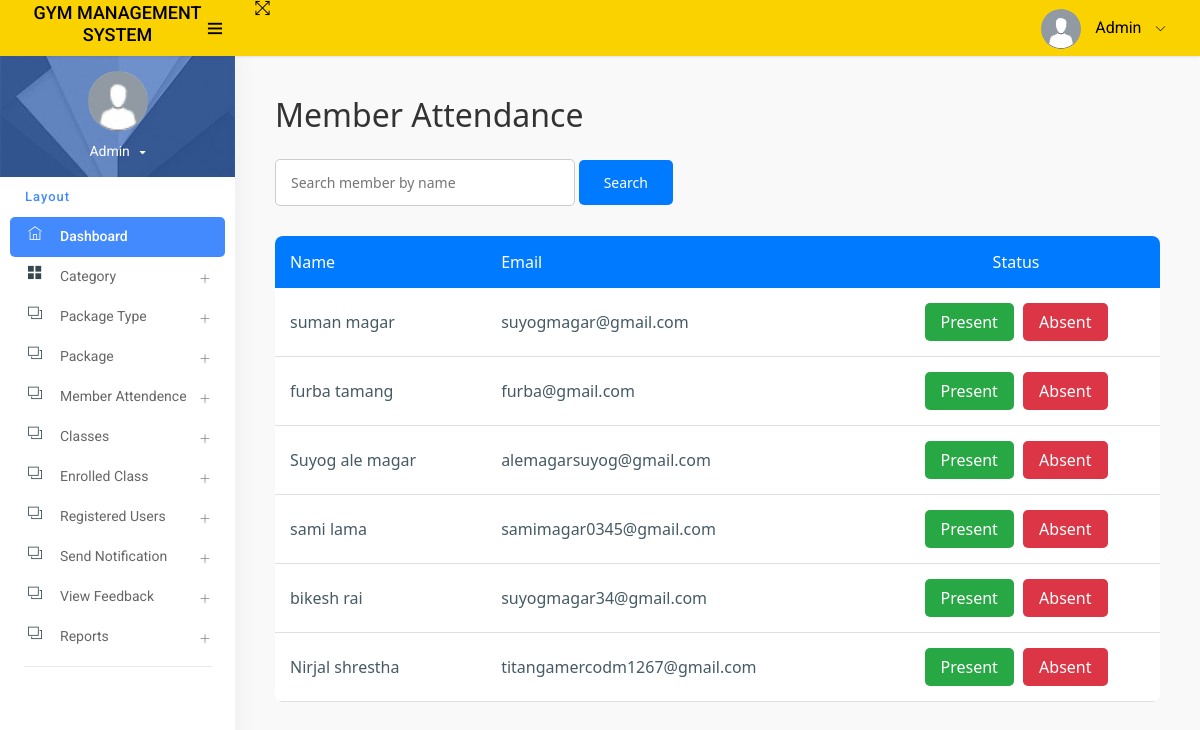
Page /member_attendance/ on the committed database.
### app/models.py (models this page shows, shortened)
class Signup(models.Model):
    user = models.OneToOneField(User, on_delete=models.CASCADE, null=True)  # One-to-One link with User
    profile_pic = models.ImageField(upload_to='profile_pics/', null=True, blank=True)
    mobile = models.CharField(max_length=15, null=True)
    state = models.CharField(max_length=150, null=True)
    city = models.CharField(max_length=150, null=True)
    address = models.CharField(max_length=200, null=True)
    creationdate = models.DateTimeField(auto_now_add=True)

### app/views.py (the view)
# urls.py: path('member_attendance/', member_attendance, name='member_attendance'),
def member_attendance(request):
    query = request.GET.get('q', '')
    members = Signup.objects.filter(user__username__icontains=query) if query else Signup.objects.all()
    if request.method == 'POST':
        member_id = request.POST.get('member_id')
        status = request.POST.get('status')
        if member_id and status:
            member = Signup.objects.get(id=member_id)
            MemberAttendance.objects.create(member=member, status=status)
    context = {
        'members': members,
        'query': query,
    }
    return render(request, 'admin/member_attendance.html', context)

### templates/admin/member_attendance.html (shortened to what this page needs)
{% extends 'admin_base.html' %}
{% load static %}
{% block main %}
<div style="padding: 40px; background-color: #f9f9f9; min-height: 100vh; font-family: 'Segoe UI', sans-serif;">
    <h2 style="margin-bottom: 25px; color: #333;">Member Attendance</h2>
    <form method="get" style="margin-bottom: 30px;">
        <input type="text" name="q" placeholder="Search member by name" value="{{ query }}"
               style="padding: 12px 15px; width: 300px; border: 1px solid #ccc; border-radius: 5px;">
        <button type="submit"
                style="padding: 12px 25px; background-color: #007BFF; color: white; border: none; border-radius: 5px; cursor: pointer;">
            Search
        </button>
    </form>
    <div style="overflow-x: auto;">
        <table style="width: 100%; border-collapse: collapse; background-color: white; border-radius: 8px; overflow: hidden;">
            <thead>
                <tr style="background-color: #007BFF; color: white;">
                    <th style="padding: 15px; text-align: left;">Name</th>
                    <th style="padding: 15px; text-align: left;">Email</th>
                    <th style="padding: 15px; text-align: center;">Status</th>
                </tr>
            </thead>
            <tbody>
                {% for member in members %}
                <tr style="border-bottom: 1px solid #e0e0e0; transition: background-color 0.3s;" onmouseover="this.style.backgroundColor='#f1f1f1'" onmouseout="this.style.backgroundColor='white'">
                    <td style="padding: 15px;">{{ member.user.first_name }} {{ member.user.last_name }}</td>
                    <td style="padding: 15px;">{{ member.user.email }}</td>
                    <td style="padding: 15px; text-align: center;">
                        {% if member.attendance_status == "Present" %}
                            <span style="color: green; font-weight: bold;">Present</span>
                        {% elif member.attendance_status == "Absent" %}
                            <span style="color: red; font-weight: bold;">Absent</span>
                        {% else %}
                            <form method="post" action="{% url 'mark_attendance' member.id 'Present' %}" style="display: inline;">
                                <button type="submit"
                                        style="background-color: #28a745; color: white; padding: 8px 16px; border: none; border-radius: 5px; margin-right: 5px; cursor: pointer;">
                                    Present
                                </button>
                            </form>
                            <form method="post" action="{% url 'mark_attendance' member.id 'Absent' %}" style="display: inline;">
                                <button type="submit"
                                        style="background-color: #dc3545; color: white; padding: 8px 16px; border: none; border-radius: 5px; cursor: pointer;">
                                    Absent
                                </button>
                            </form>
                        {% endif %}
                    </td>
                </tr>
                {% empty %}
                <tr>
                    <td colspan="3" style="padding: 20px; text-align: center; color: #888;">No members found.</td>
                </tr>
                {% endfor %}
            </tbody>
        </table>
    </div>
</div>
{% endblock %}

### rows in the picture
Signup: user.first_name "suman", user.last_name "magar", user.email "suyogmagar@gmail.com"
Signup: user.first_name "furba", user.last_name "tamang", user.email "furba@gmail.com"
Signup: user.first_name "Suyog", user.last_name "ale magar", user.email "alemagarsuyog@gmail.com"
Signup: user.first_name "sami", user.last_name "lama", user.email "samimagar0345@gmail.com"
Signup: user.first_name "bikesh", user.last_name "rai", user.email "suyogmagar34@gmail.com"
Signup: user.first_name "Nirjal", user.last_name "shrestha", user.email "titangamercodm1267@gmail.com"
